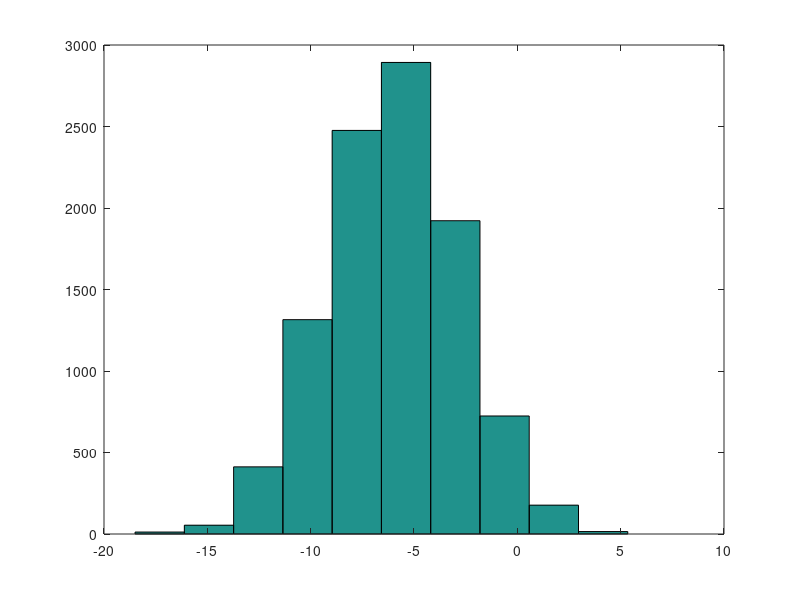

MATLAB code for this plot: (Note: this script raises an error after producing the figure.)
% Machine learning class 
% Octave tutorial 

% =======================================================
% Section 1: Octave Tutorial: Basic operations

%% Change Octave prompt  
PS1('>> ');              

%% elementary operations
5+6
3-2
5*8
1/2
2^6
1 == 2  % false
1 ~= 2  % true.  note, not "!="
1 && 0
1 || 0
xor(1,0)


%% variable assignment
a = 3; % semicolon suppresses output
b = 'hi';
c = 3>=1;

% Displaying them:
a = pi
disp(sprintf('2 decimals: %0.2f', a))
disp(sprintf('6 decimals: %0.6f', a))
format long
a
format short
a


%%  vectors and matrices
A = [1 2; 3 4; 5 6]

v = [1 2 3]
v = [1; 2; 3]
v = [1:0.1:2]  % from 1 to 2, with stepsize of 0.1. Useful for plot axes
v = 1:6        % from 1 to 6, assumes stepsize of 1

C = 2*ones(2,3)  % same as C = [2 2 2; 2 2 2]
w = ones(1,3)    % 1x3 vector of ones
w = zeros(1,3)
w = rand(1,3)  % drawn from a uniform distribution 
w = randn(1,3) % drawn from a normal distribution (mean=0, var=1)
w = -6 + sqrt(10)*(randn(1,10000))  % (mean = 1, var = 2)
hist(w)
I = eye(4)    % 4x4 identity matrix

% help function
help eye
help rand

% =======================================================
% Section 2: Octave Tutorial: Moving data around 


%% dimensions
sz = size(A)
size(A,1)  % number of rows
size(A,2)  % number of cols
length(v)  % size of longest dimension


%% loading data
pwd    % show current directory (current path)
cd 'C:\Users\ang\Octave files'   % change directory 
ls     % list files in current directory 
load q1y.dat
load q1x.dat
who    % list variables in workspace
whos   % list variables in workspace (detailed view) 
clear q1y       % clear w/ no argt clears all
v = q1x(1:10);
save hello v;   % save variable v into file hello.mat
save hello.txt v -ascii; % save as ascii
% fopen, fread, fprintf, fscanf also work  [[not needed in class]]

%% indexing
A(3,2)  % indexing is (row,col)
A(2,:)  % get the 2nd row. 
        % ":" means every element along that dimension
A(:,2)  % get the 2nd col
A([1 3],:)

A(:,2) = [10; 11; 12]     % change second column
A = [A, [100; 101; 102]]; % append column vec
A(:) % Select all elements as a column vector.

% Putting data together 
A = [A [100; 101; 102]]
B = [11 12; 13 14; 15 16] % same dims as A
[A B]
[A; B] 


% =======================================================
% Section 3: Octave Tutorial: Computing on data 


%% matrix operations
A * C  % matrix multiplication
A .* B % element-wise multiplcation
% A .* C  or A * B gives error - wrong dimensions
A .^ 2
1./v
log(v)  % functions like this operate element-wise on vecs or matrices 
exp(v)  % e^4
abs(v)

-v  % -1*v

v + ones(1,length(v))
% v + 1  % same

A'  % matrix transpose

%% misc useful functions

% max  (or min)
a = [1 15 2 0.5]
val = max(a)
[val,ind] = max(a)

% find
a < 3
find(a < 3)
A = magic(3)
[r,c] = find(A>=7)

% sum, prod
sum(a)
prod(a)
floor(a) % or ceil(a)
max(rand(3),rand(3))
max(A,[],1)
min(A,[],2)
A = magic(9)
sum(A,1)
sum(A,2)
sum(sum( A .* eye(9) ))
sum(sum( A .* flipud(eye(9)) ))


% Matrix inverse (pseudo-inverse)
pinv(A)        % inv(A'*A)*A'


% =======================================================
% Section 4: Octave Tutorial: Plotting 


%% plotting
t = [0:0.01:0.98];
y1 = sin(2*pi*4*t); 
plot(t,y1);
y2 = cos(2*pi*4*t);
hold on;  % "hold off" to turn off
plot(t,y2,'r');
xlabel('time');
ylabel('value');
legend('sin','cos');
title('my plot');
print -dpng 'myPlot.png'
close;           % or,  "close all" to close all figs

figure(2), clf;  % can specify the figure number
subplot(1,2,1);  % Divide plot into 1x2 grid, access 1st element
plot(t,y1);
subplot(1,2,2);  % Divide plot into 1x2 grid, access 2nd element
plot(t,y2);
axis([0.5 1 -1 1]);  % change axis scale

%% display a matrix (or image) 
figure;
imagesc(magic(15)), colorbar, colormap gray;
% comma-chaining function calls.  
a=1,b=2,c=3
a=1;b=2;c=3;


% =======================================================
% Section 5: Octave Tutorial: For, while, if statements, and functions.

v = zeros(10,1);
for i=1:10, 
    v(i) = 2^i;
end
% Can also use "break" and "continue" inside for and while loops to control execution.

i = 1;
while i <= 5,
  v(i) = 100; 
  i = i+1;
end

i = 1;
while true, 
  v(i) = 999; 
  i = i+1;
  if i == 6,
    break;
  end;
end

if v(1)==1,
  disp('The value is one!');
elseif v(1)==2,
  disp('The value is two!');
else
  disp('The value is not one or two!');
end

% exit  % quit

% Functions

% Create a file called squareThisNumber.m with the following contents (without the %):
% function r = squareThisNumber(x)
%   r = x * x;
% end

squareThisNumber(5);  
% If function is undefine, use "pwd" to check current directory (path), 
% and "cd" to change directories
pwd
cd 'C:\Users\ang\Desktop';
squareThisNumber(5);  

% Octave search path (advanced/optional) 
addpath('C:\Users\ang\Desktop');
cd 'C:\'
squareThisNumber(5);

% If you have defined other functions such as costFunctionJ, 
% the following code will work too. 

X = [1 1; 1 2; 1 3];
y = [1;2;3];

theta = [0; 1]; 
j = costFunctionJ(X, y, theta);

theta = [0; 0]; 
j = costFunctionJ(X, y, theta);




